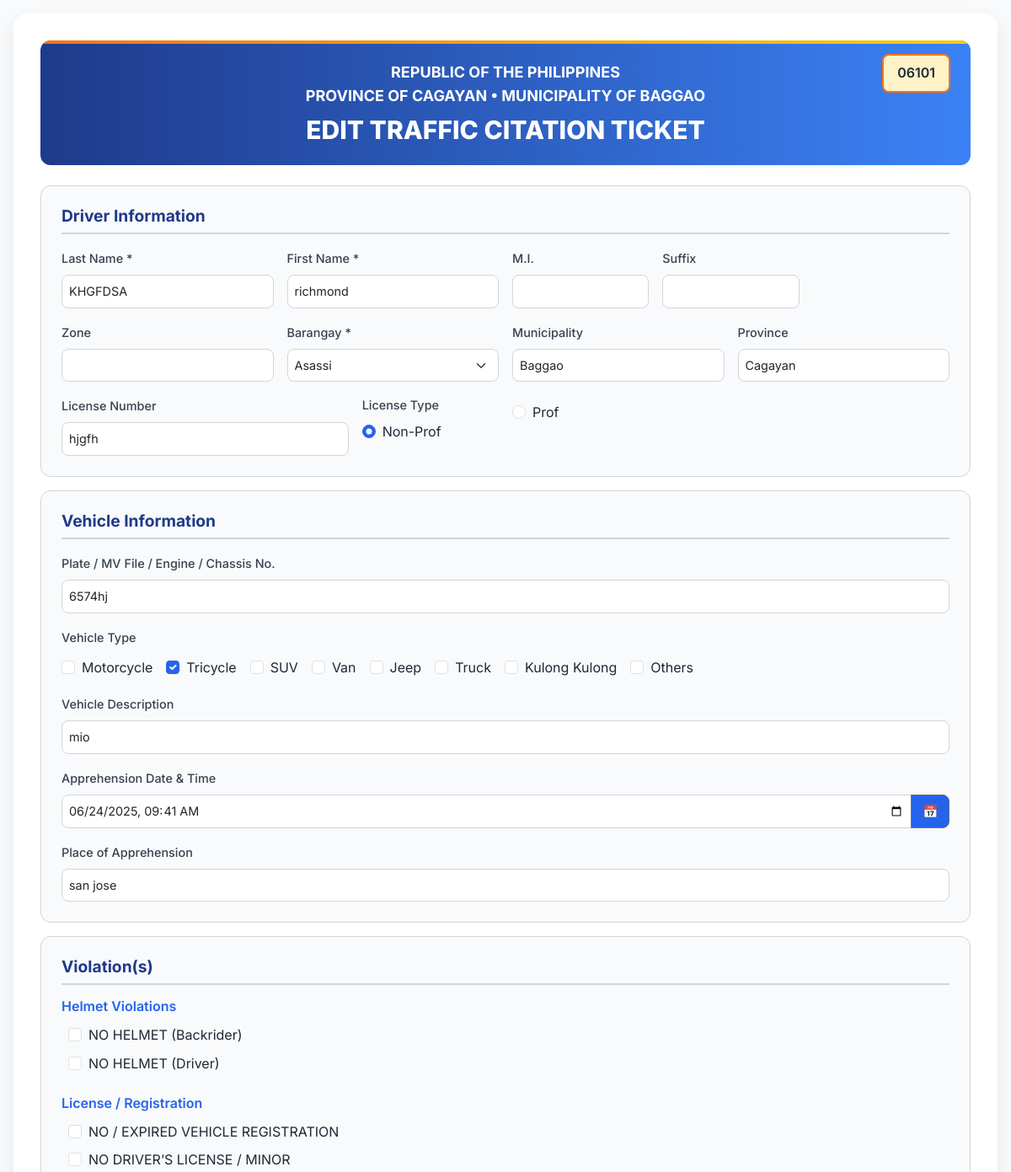
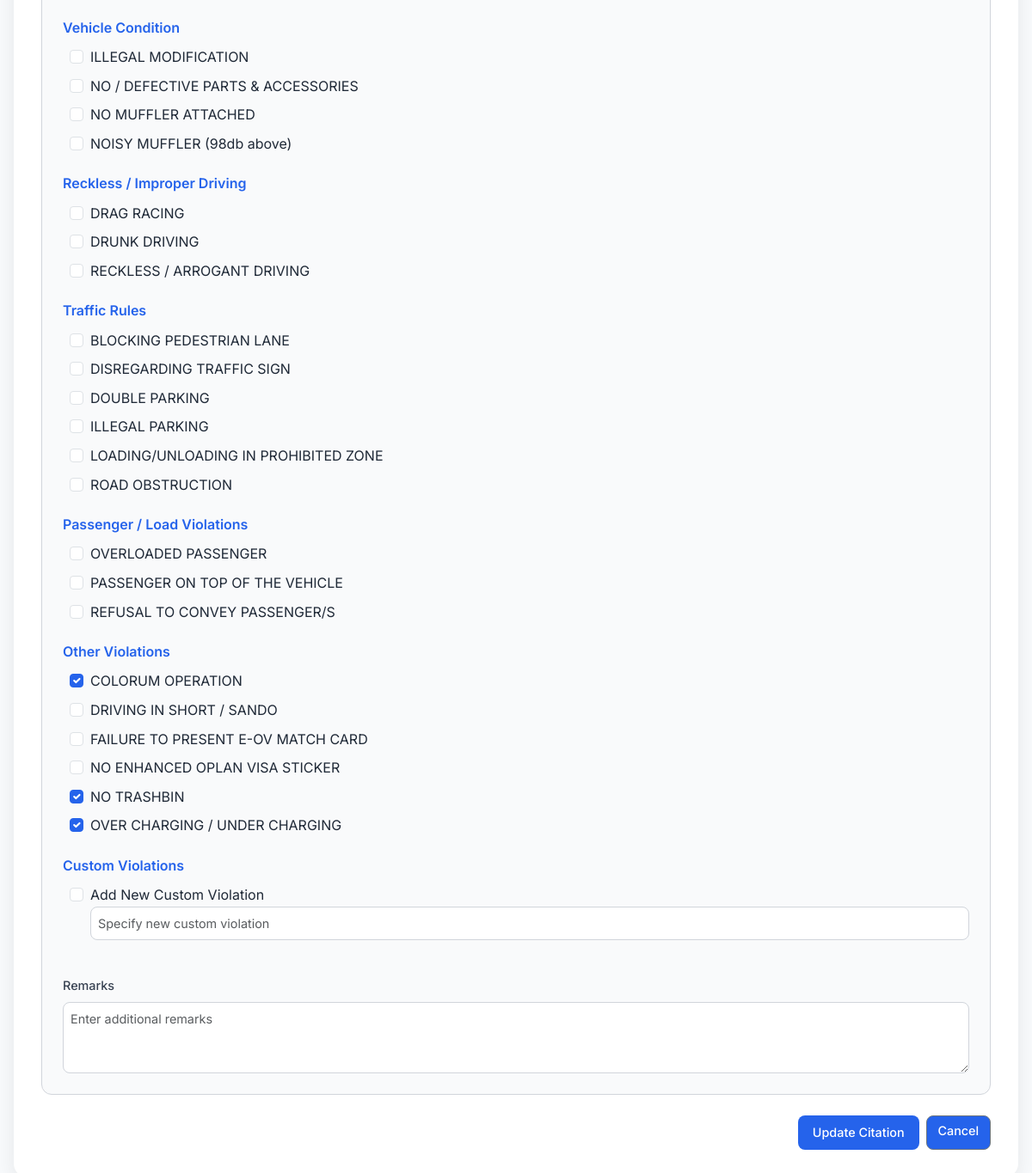
Screenshot of /edit_citation.php?id=22749 with the database file from the repository (2 pictures, top to bottom).
### tables this page shows
CREATE TABLE `citations` (
  `citation_id` int(11) NOT NULL,
  `ticket_number` varchar(20) NOT NULL,
  `driver_id` int(11) DEFAULT NULL,
  `vehicle_id` int(11) DEFAULT NULL,
  `apprehension_datetime` datetime DEFAULT NULL,
  `place_of_apprehension` varchar(255) DEFAULT NULL,
  `is_archived` tinyint(1) DEFAULT 0,
  `payment_status` enum('Unpaid','Paid') NOT NULL DEFAULT 'Unpaid',
  `payment_date` datetime DEFAULT NULL,
  `payment_amount` decimal(10,2) DEFAULT NULL
);

CREATE TABLE `drivers` (
  `driver_id` int(11) NOT NULL,
  `last_name` varchar(50) NOT NULL,
  `first_name` varchar(50) NOT NULL,
  `middle_initial` varchar(5) DEFAULT NULL,
  `suffix` varchar(10) DEFAULT NULL,
  `zone` varchar(50) DEFAULT NULL,
  `barangay` varchar(100) DEFAULT NULL,
  `municipality` varchar(100) DEFAULT 'Baggao',
  `province` varchar(100) DEFAULT 'Cagayan',
  `license_number` varchar(20) DEFAULT NULL,
  `license_type` enum('Non-Professional','Professional') DEFAULT NULL
);

CREATE TABLE `vehicles` (
  `vehicle_id` int(11) NOT NULL,
  `plate_mv_engine_chassis_no` varchar(50) DEFAULT NULL,
  `vehicle_type` varchar(50) DEFAULT NULL,
  `vehicle_description` varchar(255) DEFAULT NULL
);

### edit_citation.php (the view, shortened to what the rows shown need)
<?php
$servername = "localhost";
$username = "root";
$password = "";
$dbname = "traffic_citation_db";
try {
    $conn = new PDO("mysql:host=$servername;dbname=$dbname", $username, $password);
    $conn->setAttribute(PDO::ATTR_ERRMODE, PDO::ERRMODE_EXCEPTION);
    $citation_id = isset($_GET['id']) ? (int)$_GET['id'] : 0;
    $stmt = $conn->prepare("
        SELECT c.ticket_number, c.apprehension_datetime, c.place_of_apprehension,
               d.last_name, d.first_name, d.middle_initial, d.suffix, d.zone, d.barangay,
               d.municipality, d.province, d.license_number, d.license_type,
               v.plate_mv_engine_chassis_no, v.vehicle_type, v.vehicle_description,
               r.remark_text
        FROM citations c
        JOIN drivers d ON c.driver_id = d.driver_id
        JOIN vehicles v ON c.vehicle_id = v.vehicle_id
        LEFT JOIN remarks r ON c.citation_id = r.citation_id
        WHERE c.citation_id = :citation_id
    ");
    $stmt->execute([':citation_id' => $citation_id]);
    $data = $stmt->fetch(PDO::FETCH_ASSOC);
    $vehicle_type = strtolower($data['vehicle_type'] ?? '');
    $apprehension_datetime = $data['apprehension_datetime'] && $data['apprehension_datetime'] != '0000-00-00 00:00:00'
        ? date('Y-m-d\TH:i', strtotime($data['apprehension_datetime']))
        : '';
} catch(PDOException $e) {
    echo "Error: " . $e->getMessage();
    exit;
}
?>
<!DOCTYPE html>
<html lang="en">
<head>
    <link href="https://cdn.jsdelivr.net/npm/bootstrap@5.3.3/dist/css/bootstrap.min.css" rel="stylesheet">
    <link href="https://cdn.jsdelivr.net/npm/tailwindcss@2.2.19/dist/tailwind.min.css" rel="stylesheet">
    <link rel="stylesheet" href="https://cdnjs.cloudflare.com/ajax/libs/font-awesome/6.4.2/css/all.min.css">
</head>
<body>
    <div class="container position-relative">
        <div class="header">
            <h4 class="font-bold text-lg">REPUBLIC OF THE PHILIPPINES</h4>
            <h4 class="font-bold text-lg">PROVINCE OF CAGAYAN • MUNICIPALITY OF BAGGAO</h4>
            <h1 class="font-extrabold text-3xl mt-2">EDIT TRAFFIC CITATION TICKET</h1>
            <div class="ticket-number"><?php echo htmlspecialchars($data['ticket_number']); ?></div>
        </div>
        <form id="editCitationForm" action="update_citation.php" method="POST">
            <div class="section">
                <div class="row g-3">
                    <div class="col-md-3">
                        <label class="form-label">Last Name *</label>
                        <input type="text" name="last_name" class="form-control" value="<?php echo htmlspecialchars($data['last_name']); ?>" required>
                    </div>
                    <div class="col-md-3">
                        <label class="form-label">First Name *</label>
                        <input type="text" name="first_name" class="form-control" value="<?php echo htmlspecialchars($data['first_name']); ?>" required>
                    </div>
                    <div class="col-md-3">
                        <label class="form-label">Barangay *</label>
                        <select name="barangay" class="form-select" id="barangaySelect" required>
                            <option value="Asassi" <?php echo $data['barangay'] === 'Asassi' ? 'selected' : ''; ?>>Asassi</option>
                        </select>
                    </div>
                    <div class="col-md-3" id="municipalityDiv" <?php echo !in_array($data['barangay'], ['Adag', 'Agaman', 'Agaman Norte', 'Agaman Sur', 'Alaguia', 'Alba', 'Annayatan', 'Asassi', 'Asinga-Via', 'Awallan', 'Bacagan', 'Bagunot', 'Barsat East', 'Barsat West', 'Bitag Grande', 'Bitag Pequeño', 'Bungel', 'Canagatan', 'Carupian', 'Catayauan', 'Dabburab', 'Dalin', 'Dallang', 'Furagui', 'Hacienda Intal', 'Immurung', 'Jomlo', 'Mabangguc', 'Masical', 'Mission', 'Mocag', 'Nangalinan', 'Pallagao', 'Paragat', 'Piggatan', 'Poblacion', 'Remus', 'San Antonio', 'San Francisco', 'San Isidro', 'San Jose', 'San Vicente', 'Santa Margarita', 'Santor', 'Taguing', 'Taguntungan', 'Tallang', 'Taytay']) ? 'style="display: none;"' : ''; ?>>
                        <label class="form-label">Municipality</label>
                        <input type="text" name="municipality" class="form-control" value="<?php echo htmlspecialchars($data['municipality']); ?>" readonly>
                    </div>
                    <div class="col-md-3" id="provinceDiv" <?php echo !in_array($data['barangay'], ['Adag', 'Agaman', 'Agaman Norte', 'Agaman Sur', 'Alaguia', 'Alba', 'Annayatan', 'Asassi', 'Asinga-Via', 'Awallan', 'Bacagan', 'Bagunot', 'Barsat East', 'Barsat West', 'Bitag Grande', 'Bitag Pequeño', 'Bungel', 'Canagatan', 'Carupian', 'Catayauan', 'Dabburab', 'Dalin', 'Dallang', 'Furagui', 'Hacienda Intal', 'Immurung', 'Jomlo', 'Mabangguc', 'Masical', 'Mission', 'Mocag', 'Nangalinan', 'Pallagao', 'Paragat', 'Piggatan', 'Poblacion', 'Remus', 'San Antonio', 'San Francisco', 'San Isidro', 'San Jose', 'San Vicente', 'Santa Margarita', 'Santor', 'Taguing', 'Taguntungan', 'Tallang', 'Taytay']) ? 'style="display: none;"' : ''; ?>>
                        <label class="form-label">Province</label>
                        <input type="text" name="province" class="form-control" value="<?php echo htmlspecialchars($data['province']); ?>" readonly>
                    </div>
                    <div class="col-md-4">
                        <label class="form-label">License Number</label>
                        <input type="text" name="license_number" class="form-control" value="<?php echo htmlspecialchars($data['license_number'] ?? ''); ?>">
                    </div>
                    <div class="col-md-2">
                        <div class="form-check">
                            <input type="radio" class="form-check-input" name="license_type" value="nonProf" id="nonProf" <?php echo $data['license_type'] === 'Non-Professional' ? 'checked' : ''; ?>>
                            <label class="form-check-label" for="nonProf">Non-Prof</label>
                        </div>
                    </div>
                    <div class="col-md-2">
                        <div class="form-check">
                            <input type="radio" class="form-check-input" name="license_type" value="prof" id="prof" <?php echo $data['license_type'] === 'Professional' ? 'checked' : ''; ?>>
                            <label class="form-check-label" for="prof">Prof</label>
                        </div>
                    </div>
                </div>
            </div>
            <div class="section">
                <div class="row g-3">
                    <div class="col-12">
                        <label class="form-label">Plate / MV File / Engine / Chassis No.</label>
                        <input type="text" name="plate_mv_engine_chassis_no" class="form-control" value="<?php echo htmlspecialchars($data['plate_mv_engine_chassis_no']); ?>" required>
                    </div>
                    <div class="col-12">
                        <div class="d-flex flex-wrap gap-3 mt-1">
                            <div class="form-check">
                                <input type="checkbox" class="form-check-input" name="motorcycle" id="motorcycle" <?php echo $vehicle_type === 'motorcycle' ? 'checked' : ''; ?>>
                                <label class="form-check-label" for="motorcycle">Motorcycle</label>
                            </div>
                            <div class="form-check">
                                <input type="checkbox" class="form-check-input" name="tricycle" id="tricycle" <?php echo $vehicle_type === 'tricycle' ? 'checked' : ''; ?>>
                                <label class="form-check-label" for="tricycle">Tricycle</label>
                            </div>
                            <div class="form-check">
                                <input type="checkbox" class="form-check-input" name="suv" id="suv" <?php echo $vehicle_type === 'suv' ? 'checked' : ''; ?>>
                                <label class="form-check-label" for="suv">SUV</label>
                            </div>
                            <div class="form-check">
                                <input type="checkbox" class="form-check-input" name="van" id="van" <?php echo $vehicle_type === 'van' ? 'checked' : ''; ?>>
                                <label class="form-check-label" for="van">Van</label>
                            </div>
                            <div class="form-check">
                                <input type="checkbox" class="form-check-input" name="jeep" id="jeep" <?php echo $vehicle_type === 'jeep' ? 'checked' : ''; ?>>
                                <label class="form-check-label" for="jeep">Jeep</label>
                            </div>
                            <div class="form-check">
                                <input type="checkbox" class="form-check-input" name="truck" id="truck" <?php echo $vehicle_type === 'truck' ? 'checked' : ''; ?>>
                                <label class="form-check-label" for="truck">Truck</label>
                            </div>
                            <div class="form-check">
                                <input type="checkbox" class="form-check-input" name="kulong" id="kulong" <?php echo $vehicle_type === 'kulong' ? 'checked' : ''; ?>>
                                <label class="form-check-label" for="kulong">Kulong Kulong</label>
                            </div>
                            <div class="form-check">
                                <input type="checkbox" class="form-check-input" name="othersVehicle" id="othersVehicle" <?php echo !in_array($vehicle_type, ['motorcycle', 'tricycle', 'suv', 'van', 'jeep', 'truck', 'kulong']) ? 'checked' : ''; ?>>
                                <label class="form-check-label" for="othersVehicle">Others</label>
                            </div>
                        </div>
                    </div>
                    <div class="col-12">
                        <label class="form-label">Vehicle Description</label>
                        <input type="text" name="vehicle_description" class="form-control" value="<?php echo htmlspecialchars($data['vehicle_description'] ?? ''); ?>">
                    </div>
                    <div class="col-12">
                        <div class="input-group">
                            <input type="datetime-local" name="apprehension_datetime" class="form-control" value="<?php echo $apprehension_datetime; ?>" required>
                            <button class="btn btn-outline-secondary btn-custom" type="button" id="toggleDateTime" title="Set/Clear">📅</button>
                        </div>
                    </div>
                    <div class="col-12">
                        <label class="form-label">Place of Apprehension</label>
                        <input type="text" name="place_of_apprehension" class="form-control" value="<?php echo htmlspecialchars($data['place_of_apprehension']); ?>" required>
                    </div>
                </div>
            </div>
        </form>
    </div>
</body>
</html>

### rows the page displays
citations: ticket_number "06101", last_name "KHGFDSA", first_name "richmond", municipality "Baggao", province "Cagayan", license_number "hjgfh", plate_mv_engine_chassis_no "6574hj", vehicle_description "mio", apprehension_datetime "06/24/2025 09:41", place_of_apprehension "san jose"
drivers: barangay "Asassi", license_type "☑ Non-Prof", license_type "☐ Prof"
vehicles: vehicle_type "☑"

### other values shown
$category "Helmet Violations"
$violation "NO HELMET (Backrider)"
$violation "NO HELMET (Driver)"
$category "License / Registration"
$violation "NO / EXPIRED VEHICLE REGISTRATION"
$violation "NO DRIVER’S LICENSE / MINOR"
$category "Vehicle Condition"
$violation "ILLEGAL MODIFICATION"
$violation "NO / DEFECTIVE PARTS & ACCESSORIES"
$violation "NO MUFFLER ATTACHED"
$violation "NOISY MUFFLER (98db above)"
$category "Reckless / Improper Driving"
$violation "DRAG RACING"
$violation "DRUNK DRIVING"
$violation "RECKLESS / ARROGANT DRIVING"
